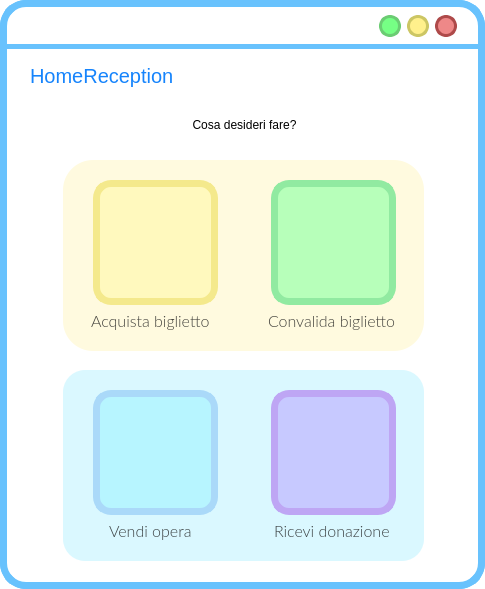
<?xml version="1.0" encoding="UTF-8"?>
<ui version="4.0">
 <class>MainWindow</class>
 <widget class="QMainWindow" name="MainWindow">
  <property name="geometry">
   <rect>
    <x>0</x>
    <y>0</y>
    <width>485</width>
    <height>589</height>
   </rect>
  </property>
  <property name="windowTitle">
   <string>MainWindow</string>
  </property>
  <property name="styleSheet">
   <string notr="true">QWidget{
background:rgb(255, 255, 255);
border-radius:26px;
border-color:rgb(104, 194, 253);
border-style: solid;
border-width:7;
}
QLabel{
border-width:0;
font: 20pt &quot;Lato Light&quot;;
}
QLineEdit{
border-width:0;
font: 14pt &quot;Lato Light&quot;;
}
QAbstractItemView {
    border: 3px solid  rgb(104, 194, 253);  
border-radius:8px;
  selection-background-color:  rgb(104, 194, 253);
margin:-2px;
text-align:center;
border-width:5;
}</string>
  </property>
  <widget class="QWidget" name="centralwidget">
   <widget class="QLabel" name="label">
    <property name="geometry">
     <rect>
      <x>0</x>
      <y>44</y>
      <width>641</width>
      <height>5</height>
     </rect>
    </property>
    <property name="styleSheet">
     <string notr="true">background-color:rgb(104, 194, 253);</string>
    </property>
    <property name="text">
     <string/>
    </property>
   </widget>
   <widget class="QPushButton" name="reduceButton">
    <property name="geometry">
     <rect>
      <x>379</x>
      <y>15</y>
      <width>22</width>
      <height>22</height>
     </rect>
    </property>
    <property name="sizePolicy">
     <sizepolicy hsizetype="Fixed" vsizetype="Fixed">
      <horstretch>0</horstretch>
      <verstretch>0</verstretch>
     </sizepolicy>
    </property>
    <property name="minimumSize">
     <size>
      <width>22</width>
      <height>22</height>
     </size>
    </property>
    <property name="maximumSize">
     <size>
      <width>24</width>
      <height>24</height>
     </size>
    </property>
    <property name="cursor">
     <cursorShape>PointingHandCursor</cursorShape>
    </property>
    <property name="styleSheet">
     <string notr="true">QPushButton{
 background-color:#76ff85;
 border-style: solid;
 border-radius:11px;
font: 18pt &quot;Candara&quot;;
border-color:#6bcc73;
border-width:3;
}

QPushButton::pressed{
	background-color : white;
	border-color:#6bcc73;
	border-width:3;
}
</string>
    </property>
    <property name="text">
     <string/>
    </property>
   </widget>
   <widget class="QPushButton" name="exitButton">
    <property name="geometry">
     <rect>
      <x>435</x>
      <y>15</y>
      <width>22</width>
      <height>22</height>
     </rect>
    </property>
    <property name="sizePolicy">
     <sizepolicy hsizetype="Fixed" vsizetype="Fixed">
      <horstretch>0</horstretch>
      <verstretch>0</verstretch>
     </sizepolicy>
    </property>
    <property name="minimumSize">
     <size>
      <width>22</width>
      <height>22</height>
     </size>
    </property>
    <property name="maximumSize">
     <size>
      <width>24</width>
      <height>24</height>
     </size>
    </property>
    <property name="cursor">
     <cursorShape>PointingHandCursor</cursorShape>
    </property>
    <property name="styleSheet">
     <string notr="true">QPushButton{
 background-color:#ee8888;
 border-style: solid;
 border-radius:11px;
font: 18pt &quot;Candara&quot;;
border-color:#ae4a4a;
border-width:3;
}

QPushButton::pressed{
	background-color : white;
	border-color:#ae4a4a;
	border-width:3;
}
</string>
    </property>
    <property name="text">
     <string/>
    </property>
   </widget>
   <widget class="QPushButton" name="maximizeButton">
    <property name="geometry">
     <rect>
      <x>407</x>
      <y>15</y>
      <width>22</width>
      <height>22</height>
     </rect>
    </property>
    <property name="sizePolicy">
     <sizepolicy hsizetype="Fixed" vsizetype="Fixed">
      <horstretch>0</horstretch>
      <verstretch>0</verstretch>
     </sizepolicy>
    </property>
    <property name="minimumSize">
     <size>
      <width>20</width>
      <height>20</height>
     </size>
    </property>
    <property name="maximumSize">
     <size>
      <width>24</width>
      <height>24</height>
     </size>
    </property>
    <property name="cursor">
     <cursorShape>PointingHandCursor</cursorShape>
    </property>
    <property name="styleSheet">
     <string notr="true">QPushButton{
 background-color:#fff08c	;
 border-style: solid;
 border-radius:11px;
font: 18pt &quot;Candara&quot;;
border-color:#ccc664;
border-width:3;
}

QPushButton::pressed{
	background-color : white;
	border-color:#ccc664;
	border-width:3;
}
</string>
    </property>
    <property name="text">
     <string/>
    </property>
   </widget>
   <widget class="QLabel" name="label_4">
    <property name="geometry">
     <rect>
      <x>34</x>
      <y>100</y>
      <width>421</width>
      <height>51</height>
     </rect>
    </property>
    <property name="styleSheet">
     <string notr="true">QLabel{
background-color: rgba(255, 255, 255,0);
}</string>
    </property>
    <property name="text">
     <string>&lt;html&gt;&lt;head/&gt;&lt;body&gt;&lt;p align=&quot;center&quot;&gt;Cosa desideri fare?&lt;/p&gt;&lt;/body&gt;&lt;/html&gt;</string>
    </property>
   </widget>
   <widget class="QLabel" name="label_2">
    <property name="geometry">
     <rect>
      <x>63</x>
      <y>160</y>
      <width>361</width>
      <height>191</height>
     </rect>
    </property>
    <property name="styleSheet">
     <string notr="true">QLabel{
background-color: rgb(255, 250, 223);
left: 202px;
top: 233px;
width: 378px;
height: 214px;
line-height: 20px;
border-radius: 22px;
text-align: center;
border-width:0;
border-radius: 30px
}


</string>
    </property>
    <property name="text">
     <string/>
    </property>
   </widget>
   <widget class="QLabel" name="acquistaBigliettoBigButton">
    <property name="geometry">
     <rect>
      <x>93</x>
      <y>180</y>
      <width>125</width>
      <height>125</height>
     </rect>
    </property>
    <property name="cursor">
     <cursorShape>PointingHandCursor</cursorShape>
    </property>
    <property name="mouseTracking">
     <bool>true</bool>
    </property>
    <property name="styleSheet">
     <string notr="true">QLabel{
background-color:rgb(255, 249, 190);
border-radius:18;
border-color:rgb(244, 233, 140);
border-width:7;
border-style: solid;
}

QLabel:hover{
background-color: rgb(244, 233, 140);
}
</string>
    </property>
    <property name="text">
     <string/>
    </property>
    <property name="pixmap">
     <pixmap>res/confirmation_number_FILL1_wght600_GRAD200_opsz48_risultato.png</pixmap>
    </property>
    <property name="scaledContents">
     <bool>true</bool>
    </property>
    <property name="margin">
     <number>17</number>
    </property>
   </widget>
   <widget class="QLabel" name="label_3">
    <property name="geometry">
     <rect>
      <x>63</x>
      <y>370</y>
      <width>361</width>
      <height>191</height>
     </rect>
    </property>
    <property name="styleSheet">
     <string notr="true">QLabel{
left: 202px;
top: 465px;
width: 378px;
height: 219px;
line-height: 20px;
border-radius: 22px;
background-color: rgba(218, 248, 255);
text-align: center;
}


</string>
    </property>
    <property name="text">
     <string/>
    </property>
   </widget>
   <widget class="QLabel" name="label_14">
    <property name="geometry">
     <rect>
      <x>274</x>
      <y>520</y>
      <width>121</width>
      <height>21</height>
     </rect>
    </property>
    <property name="font">
     <font>
      <family>Lato Light</family>
      <pointsize>-1</pointsize>
      <weight>50</weight>
      <italic>false</italic>
      <bold>false</bold>
     </font>
    </property>
    <property name="styleSheet">
     <string notr="true">QLabel{
background-color: rgb(218, 248, 255);
left: 244px;
top: 414px;
width: 119px;
height: 19px;
color: rgba(16, 16, 16,200);
font-size: 16px;

}</string>
    </property>
    <property name="text">
     <string>Ricevi donazione</string>
    </property>
   </widget>
   <widget class="QLabel" name="label_13">
    <property name="geometry">
     <rect>
      <x>109</x>
      <y>520</y>
      <width>91</width>
      <height>21</height>
     </rect>
    </property>
    <property name="font">
     <font>
      <family>Lato Light</family>
      <pointsize>-1</pointsize>
      <weight>50</weight>
      <italic>false</italic>
      <bold>false</bold>
     </font>
    </property>
    <property name="styleSheet">
     <string notr="true">QLabel{
background-color: rgb(218, 248, 255);
left: 244px;
top: 414px;
width: 119px;
height: 19px;
color: rgba(16, 16, 16,200);
font-size: 16px;

}</string>
    </property>
    <property name="text">
     <string>Vendi opera</string>
    </property>
   </widget>
   <widget class="QLabel" name="vendiOperaBigButton">
    <property name="geometry">
     <rect>
      <x>93</x>
      <y>390</y>
      <width>125</width>
      <height>125</height>
     </rect>
    </property>
    <property name="cursor">
     <cursorShape>PointingHandCursor</cursorShape>
    </property>
    <property name="mouseTracking">
     <bool>true</bool>
    </property>
    <property name="styleSheet">
     <string notr="true">QLabel{
background-color:rgb(183, 245, 255);
border-radius:18;
border-color:rgb(170, 217, 249);
border-width:7;
border-style: solid;
}

QLabel:hover{
background-color: rgb(170, 217, 249);
}
</string>
    </property>
    <property name="text">
     <string/>
    </property>
    <property name="pixmap">
     <pixmap>res/palette_FILL1_wght600_GRAD200_opsz48_risultato.png</pixmap>
    </property>
    <property name="scaledContents">
     <bool>true</bool>
    </property>
    <property name="margin">
     <number>17</number>
    </property>
   </widget>
   <widget class="QLabel" name="label_12">
    <property name="geometry">
     <rect>
      <x>268</x>
      <y>310</y>
      <width>131</width>
      <height>21</height>
     </rect>
    </property>
    <property name="font">
     <font>
      <family>Lato Light</family>
      <pointsize>-1</pointsize>
      <weight>50</weight>
      <italic>false</italic>
      <bold>false</bold>
     </font>
    </property>
    <property name="styleSheet">
     <string notr="true">QLabel{
background-color: rgb(255, 250, 223);
left: 244px;
top: 414px;
width: 119px;
height: 19px;
color: rgba(16, 16, 16,200);
font-size: 16px;

}</string>
    </property>
    <property name="text">
     <string>Convalida biglietto</string>
    </property>
   </widget>
   <widget class="QLabel" name="convalidaBigliettoBigButton">
    <property name="geometry">
     <rect>
      <x>271</x>
      <y>180</y>
      <width>125</width>
      <height>125</height>
     </rect>
    </property>
    <property name="cursor">
     <cursorShape>PointingHandCursor</cursorShape>
    </property>
    <property name="mouseTracking">
     <bool>true</bool>
    </property>
    <property name="styleSheet">
     <string notr="true">QLabel{
background-color:rgb(183, 255, 186);
border-radius:18;
border-color:rgb(145, 234, 161);
border-width:7;
border-style: solid;
}

QLabel:hover{
background-color: rgb(145, 234, 161);
}
</string>
    </property>
    <property name="text">
     <string/>
    </property>
    <property name="pixmap">
     <pixmap>res/verified_FILL1_wght600_GRAD200_opsz48_risultato.png</pixmap>
    </property>
    <property name="scaledContents">
     <bool>true</bool>
    </property>
    <property name="margin">
     <number>17</number>
    </property>
   </widget>
   <widget class="QLabel" name="riceviDonazioneBigButton">
    <property name="geometry">
     <rect>
      <x>271</x>
      <y>390</y>
      <width>125</width>
      <height>125</height>
     </rect>
    </property>
    <property name="cursor">
     <cursorShape>PointingHandCursor</cursorShape>
    </property>
    <property name="mouseTracking">
     <bool>true</bool>
    </property>
    <property name="styleSheet">
     <string notr="true">QLabel{
background-color: rgb(199, 201, 255);
border-radius:18;
border-color: rgb(190, 166, 244);
border-width:7;
border-style: solid;
}

QLabel:hover{
background-color: rgb(190, 166, 244);
}
</string>
    </property>
    <property name="text">
     <string/>
    </property>
    <property name="pixmap">
     <pixmap>res/brush_FILL1_wght600_GRAD200_opsz48_risultato.png</pixmap>
    </property>
    <property name="scaledContents">
     <bool>true</bool>
    </property>
    <property name="margin">
     <number>17</number>
    </property>
   </widget>
   <widget class="QLabel" name="titoloLabel">
    <property name="geometry">
     <rect>
      <x>30</x>
      <y>60</y>
      <width>171</width>
      <height>31</height>
     </rect>
    </property>
    <property name="styleSheet">
     <string notr="true">font-size: 20px;
text-align: left;
background-color: rgba(255, 255, 255,0);
color: #1684FC;
font: 14pt &quot;Lato&quot;;</string>
    </property>
    <property name="text">
     <string>HomeReception</string>
    </property>
   </widget>
   <widget class="QLabel" name="accountButton">
    <property name="geometry">
     <rect>
      <x>407</x>
      <y>60</y>
      <width>38</width>
      <height>38</height>
     </rect>
    </property>
    <property name="font">
     <font>
      <family>Lato Light</family>
      <pointsize>20</pointsize>
      <weight>50</weight>
      <italic>false</italic>
      <bold>false</bold>
     </font>
    </property>
    <property name="cursor">
     <cursorShape>PointingHandCursor</cursorShape>
    </property>
    <property name="styleSheet">
     <string notr="true">QLabel{
left: 679px;
top: 140px;
width: 38px;
height: 38px;
border-radius: 33px;
background-color: rgba(173, 237, 255, 0);
}</string>
    </property>
    <property name="text">
     <string/>
    </property>
    <property name="pixmap">
     <pixmap>res/account_circle_FILL1_wght600_GRAD200_opsz48_risultato.png</pixmap>
    </property>
    <property name="scaledContents">
     <bool>true</bool>
    </property>
    <property name="margin">
     <number>0</number>
    </property>
   </widget>
   <widget class="QLabel" name="label_15">
    <property name="geometry">
     <rect>
      <x>91</x>
      <y>310</y>
      <width>131</width>
      <height>21</height>
     </rect>
    </property>
    <property name="font">
     <font>
      <family>Lato Light</family>
      <pointsize>-1</pointsize>
      <weight>50</weight>
      <italic>false</italic>
      <bold>false</bold>
     </font>
    </property>
    <property name="styleSheet">
     <string notr="true">QLabel{
background-color: rgb(255, 250, 223);
left: 244px;
top: 414px;
width: 119px;
height: 19px;
color: rgba(16, 16, 16,200);
font-size: 16px;

}</string>
    </property>
    <property name="text">
     <string>Acquista biglietto</string>
    </property>
   </widget>
  </widget>
 </widget>
 <resources>
  <include location="res/res.qrc"/>
 </resources>
 <connections/>
</ui>
